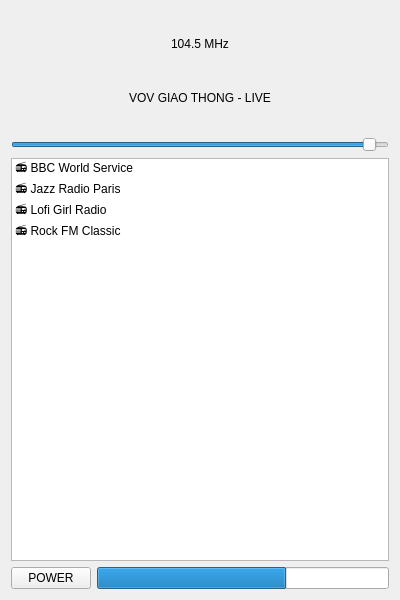
<?xml version="1.0" encoding="UTF-8"?>
<ui version="4.0">
 <class>RadioPlayer</class>
 <widget class="QWidget" name="RadioPlayer">
  <property name="geometry">
   <rect>
    <x>0</x>
    <y>0</y>
    <width>400</width>
    <height>600</height>
   </rect>
  </property>
  <layout class="QVBoxLayout" name="mainLayout">
   <item>
    <widget class="QFrame" name="lcdDisplay">
     <property name="minimumSize">
      <size>
       <width>0</width>
       <height>120</height>
      </size>
     </property>
     <layout class="QVBoxLayout">
      <item>
       <widget class="QLabel" name="lblFrequency">
        <property name="text">
         <string>104.5 MHz</string>
        </property>
        <property name="alignment">
         <set>Qt::AlignCenter</set>
        </property>
       </widget>
      </item>
      <item>
       <widget class="QLabel" name="lblStationName">
        <property name="text">
         <string>VOV GIAO THONG - LIVE</string>
        </property>
        <property name="alignment">
         <set>Qt::AlignCenter</set>
        </property>
       </widget>
      </item>
     </layout>
    </widget>
   </item>
   <item>
    <widget class="QSlider" name="radioTuner">
     <property name="maximum">
      <number>1080</number>
     </property>
     <property name="value">
      <number>1045</number>
     </property>
     <property name="orientation">
      <enum>Qt::Horizontal</enum>
     </property>
    </widget>
   </item>
   <item>
    <widget class="QListWidget" name="stationList">
     <item>
      <property name="text">
       <string>📻 BBC World Service</string>
      </property>
     </item>
     <item>
      <property name="text">
       <string>📻 Jazz Radio Paris</string>
      </property>
     </item>
     <item>
      <property name="text">
       <string>📻 Lofi Girl Radio</string>
      </property>
     </item>
     <item>
      <property name="text">
       <string>📻 Rock FM Classic</string>
      </property>
     </item>
    </widget>
   </item>
   <item>
    <layout class="QHBoxLayout" name="bottomControls">
     <item>
      <widget class="QPushButton" name="btnPower">
       <property name="text">
        <string>POWER</string>
       </property>
      </widget>
     </item>
     <item>
      <widget class="QProgressBar" name="volumeMeter">
       <property name="value">
        <number>65</number>
       </property>
       <property name="textVisible">
        <bool>false</bool>
       </property>
      </widget>
     </item>
    </layout>
   </item>
  </layout>
 </widget>
 <resources/>
 <connections/>
</ui>
